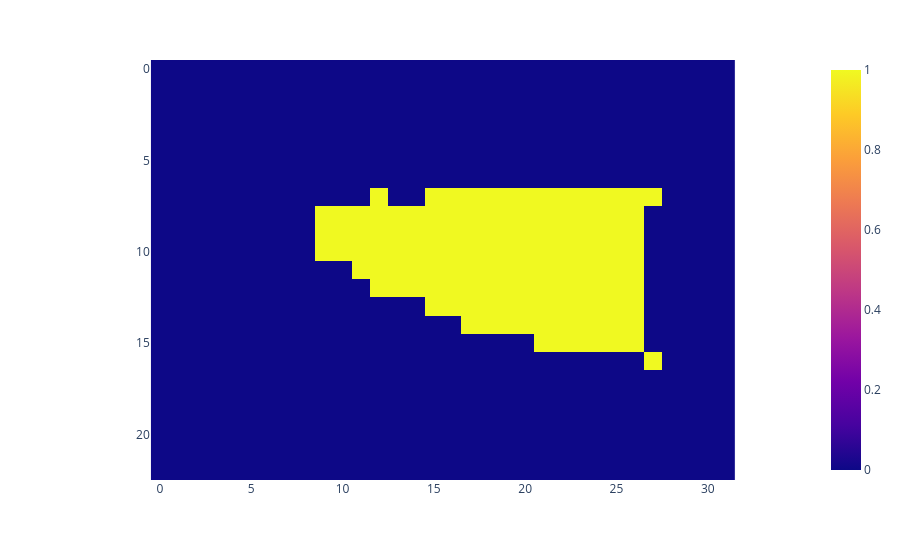

This figure's notebook cell:
### Code cell
import plotly.express as px
px.imshow(cropped_volume[24,:,:])

### Figure 1 — Plotly figure (JSON) as saved in the notebook; plotly's stock layout.template omitted (floating-point values rounded to 4 significant figures; data arrays with more than 128 entries replaced by an {"elided": "..."} marker saying what was removed)
{"data": [{"coloraxis": "coloraxis", "hovertemplate": "x: %{x}<br>y: %{y}<br>color: %{z}<extra></extra>", "name": "0", "type": "heatmap", "xaxis": "x", "yaxis": "y", "z": {"elided": "23x32 int values"}}], "layout": {"coloraxis": {"colorscale": [[0, "#0d0887"], [0.1111, "#46039f"], [0.2222, "#7201a8"], [0.3333, "#9c179e"], [0.4444, "#bd3786"], [0.5556, "#d8576b"], [0.6667, "#ed7953"], [0.7778, "#fb9f3a"], [0.8889, "#fdca26"], [1, "#f0f921"]]}, "margin": {"t": 60}, "xaxis": {"anchor": "y", "constrain": "domain", "domain": [0, 1], "scaleanchor": "y"}, "yaxis": {"anchor": "x", "autorange": "reversed", "constrain": "domain", "domain": [0, 1]}}}
